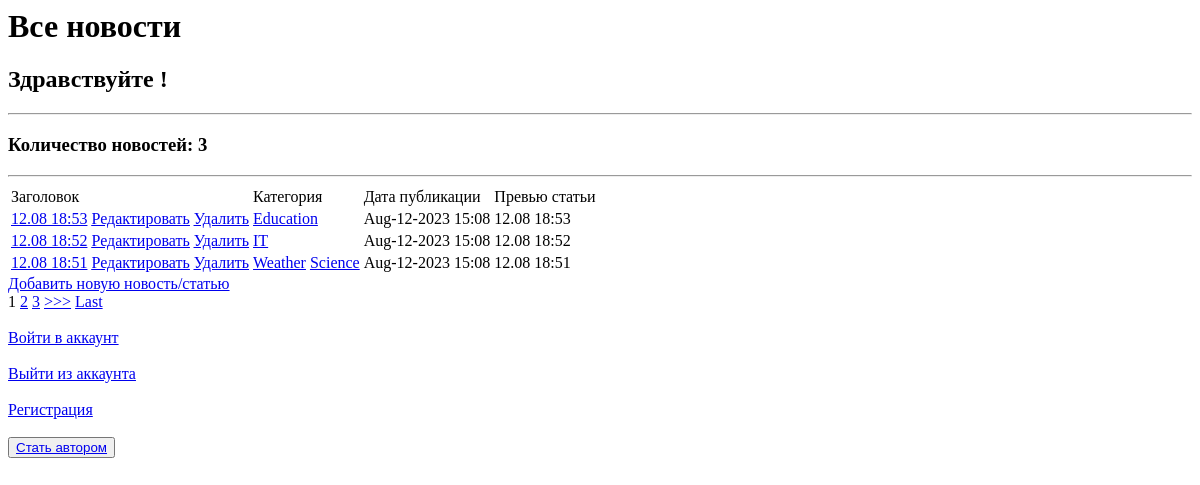
The page /news/ on the database as committed earlier.
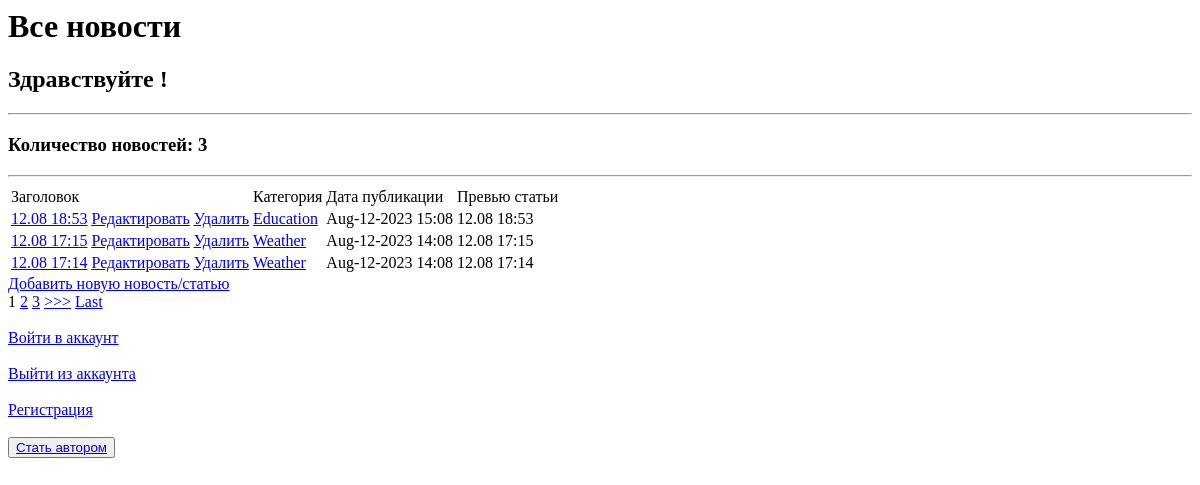
The same page on the database as committed later.
### newapp/models.py (models this page shows, shortened)
class Post(models.Model):
    author = models.ForeignKey(Author, on_delete=models.CASCADE)
    NEWS = 'NW'
    ARTICLE = 'AR'
    CATEGORY_CHOICES = (
        (NEWS, 'Новость'),
        (ARTICLE, 'Статья'),
    )
    categoryType = models.CharField(max_length=2, choices=CATEGORY_CHOICES, default=ARTICLE)
    dateCreation = models.DateTimeField(auto_now_add=True)
    postCategory = models.ManyToManyField(Category, through='PostCategory')
    title = models.CharField(max_length=128)
    text = models.TextField()
    rating = models.SmallIntegerField(default=0)

class Category(models.Model):
    name = models.CharField(max_length=64, unique=True)
    subscribers = models.ManyToManyField(User, through='CategorySubscriber')
    def __str__(self):
        return self.name

### newapp/views.py (the view, shortened to what this page needs)
# urls.py: path('', NewsListView.as_view(), name='main_page'),
class NewsListView(ListView):
    model = Post
    template_name = 'news.html'
    context_object_name = 'news'
    queryset = Post.objects.order_by('-id')
    paginate_by = 3
    form_class = NewsForm
    def get_context_data(self, **kwargs):
        context = super().get_context_data(**kwargs)
        context['filter'] = NewsFilter(self.request.GET, queryset=self.get_queryset())
        context['form'] = self.form_class()
        context['is_not_authors'] = not self.request.user.groups.filter(name='authors').exists()
        return context

### newapp/templatetags/custom_filters.py (called while the page is built)
@register.filter(name='censor')
def censor(value):
    censored_words = ['плохое_слово_1', 'нежелательное_слово2', 'нежелательное_слово3']
    censored_value = value
    for word in censored_words:
        censored_value = censored_value.replace(word, '*' * len(word))
    return censored_value

### templates/news.html (shortened to what this page needs)
{% extends 'flatpages/default.html' %}
{% load custom_filters %}
{% block title %}
    <h1>Все новости</h1>
{% endblock title %}
{% block content %}
    <h2>Здравствуйте {{request.user.username}}!</h2>
    <hr>
    <h3>Количество новостей: {{ news|length }}</h3>
    <hr>
    {% if news %}
        <table>
            <tr>
                <td>
                    Заголовок
                </td>
                <td>
                    Категория
                </td>
                <td>
                    Дата публикации
                </td>
                <td>
                    Превью статьи
                </td>
            </tr>
            {% for new in news %}
                <tr>
                    <td>
                        <a href="{% url 'new' new.id %}">{{ new.title|censor }}</a>
                        <a href="{% url 'news-update' new.id %}"><u>Редактировать</u></a>
                        <a href="{% url 'news-delete' new.id %}"><u>Удалить</u></a>
                    </td>
                    <td>
                        {% for category in new.postCategory.all %}
                        <a href="{% url 'cat' category.id %}">{{category}}</a>
                        {% endfor %}
                    </td>
                    <td>
                        {{ new.dateCreation|date:'M-d-Y H:m'}}
                    </td>
                    <td>
                        {{ new.text|truncatechars:50|censor }}
                    </td>
                </tr>
             {% endfor %}
        </table>
<a href="{% url 'news-create' %}">Добавить новую новость/статью</a> <br>
        <div class="pagination">
            {% if is_paginated %}
                {% for num in page_obj.paginator.page_range %}
                    {% if page_obj.number == num %}
                        <a>{{ num }}</a>
                    {% elif num > page_obj.number|add:'-3' and num < page_obj.number|add:'3' %}
                        <a href="?page={{ num }}">{{ num }}</a>
                    {% endif %}
                {% endfor %}
                {% if page_obj.has_next %}
                    <a href="?page={{ page_obj.next_page_number }}">>>></a>
                    <a href="?page={{ page_obj.paginator.num_pages }}">Last</a>
                {% endif %}
            {% endif %}
        </div>
    {% else %}
        <h2>Новостей нет!</h2>
    {% endif %}
<a class="btn btn-primary" href="{% url 'login' %}">
 Войти в аккаунт
</a>
<a class="btn btn-primary" href="{% url 'logout' %}">
 Выйти из аккаунта
</a>
<a class="btn btn-primary" href="{% url 'signup' %}">
 Регистрация
</a>
{% if is_not_authors %}
<button><a class="btn btn-primary" href="{% url 'be_author' %}">Стать автором</a></button>
{% else %}
    <h3>Вы уже являетесь автором</h3>
{% endif %}
{% endblock content %}

Rows that differ between the two databases and show on the page:
removed Post: title|censor "12.08 18:52", dateCreation "Aug-12-2023 15:08", text|censor "12.08 18:52"
no longer on this page (row unchanged): Category: name "IT", shown under "12.08 18:52"
removed Post: title|censor "12.08 18:51", dateCreation "Aug-12-2023 15:08", text|censor "12.08 18:51", Category (name "Weather")
no longer on this page (row unchanged): Category: name "Science", shown under "12.08 18:51"
now on this page (row unchanged): Post: title|censor "12.08 17:15", dateCreation "Aug-12-2023 14:08", text|censor "12.08 17:15", Category (name "Weather")
now on this page (row unchanged): Post: title|censor "12.08 17:14", dateCreation "Aug-12-2023 14:08", text|censor "12.08 17:14", Category (name "Weather")
